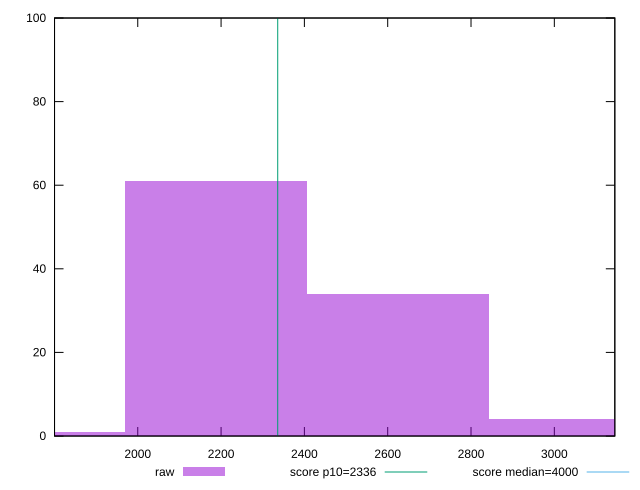

Generate this figure with gnuplot:
reset

$raw <<EOF
3062.179369712152 4
2187.270978365823 61
2624.7251740389875 34
1749.8167826926583 1
EOF

set key outside below
set boxwidth 437.4541956731646
set xrange [1800.2255:3145.2049999999995]
set yrange [0:100]
set trange [0:100]
set style fill transparent solid 0.5 noborder

set parametric
set terminal svg size 640, 490 enhanced background rgb 'white'
set output "report_00014_2021-02-09T15:56:05.503Z/first-contentful-paint/samples/pages+cached+noadtech+nomedia/raw/histogram.svg"

plot $raw title "raw" with boxes, \
     2336,t title "score p10=2336", \
     4000,t title "score median=4000"

reset
